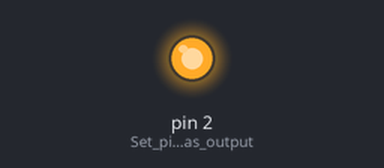
Bench run of a sketch on a simulated Arduino Uno, built with avr-gcc and run on an emulated ATmega328P. Shown: output pins drawn as LEDs (lit = HIGH).

Above: at 0.15 s.
At 9.4 s:
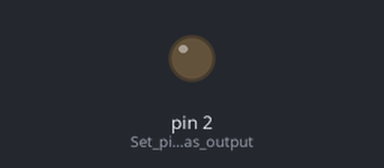
Timing chart, 0 to 13.3 s (numbered marks = the images above):
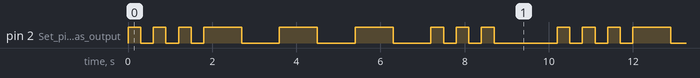

The sketch:

2-3_Uebungsprojekt.ino
```cpp
// 2.3 Übungsprojekt
// Solution by philipprogramm
//
// Pins
// 2: RGB-module pin 1

void setup(){
    pinMode(2, OUTPUT); // Set pin 2 as output

}

void loop(){
    // Morse S
    for(int i=0; i<3; i++){ // Repeat 3 times
        digitalWrite(2, HIGH); // led on
        delay(300); // wait 300ms
        digitalWrite(2, LOW); // led off
        delay(300); // wait 300ms
    }

    // Morse O
    for(int i=0; i<3; i++){ // Repeat 3 times
        digitalWrite(2, HIGH); // led on
        delay(900); // wait 900ms
        digitalWrite(2, LOW); // led off
        delay(900); // wait 900ms
    }

    // Morse S
    for(int i=0; i<3; i++){ // Repeat 3 times
        digitalWrite(2, HIGH); // led on
        delay(300); // wait 300ms
        digitalWrite(2, LOW); // led off
        delay(300); // wait 300ms
    }

    // wait for next word
    delay(1200); // wait 1200ms
}
```

Measured:
- by itself, pin 2 (Set_pin_2_as_output): repeats every 10.2 s: 2 × (LOW 0.30 s, HIGH 0.30 s), LOW 0.30 s, 3 × (HIGH 0.90 s, LOW 0.90 s), 2 × (HIGH 0.30 s, LOW 0.30 s), HIGH 0.30 s, LOW 1.5 s, HIGH 0.30 s
- by itself, everything shown: repeats every 10.2 s, in 18 steps
